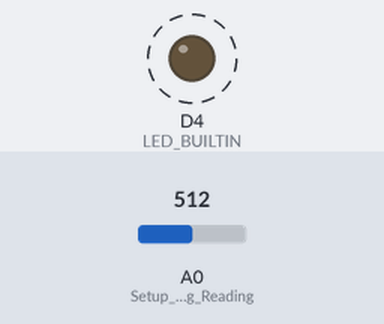
Simulated run of this sketch. Board: ESP8266 (NodeMCU). Parts: output pins drawn as LEDs (lit = HIGH, except the on-board LED, lit = LOW). Dashed ring = blinking. Inputs (shaded band) come from the test bench; at power-on: A0 (Setup_for_Analog_Reading) = 512. WiFi joins after 1.5 s; servers stay silent unless stated; no MQTT or app messages arrive unless stated; what the sketch prints to the serial monitor is not drawn.

Above: at 1.58 s.
Timing chart, 0 to 4.6 s (numbered marks = the images above):
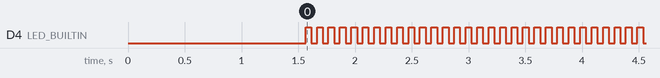

Measured:
- by itself, D4 (LED_BUILTIN): alternates HIGH for 0.05 s and LOW for 0.05 s

The sketch:

Mosquitto_esp8266_NodeRED_AWS_With_ECG_Only_10_Aug_2018.ino
```cpp
/*****

 All the resources for this project:
 http://randomnerdtutorials.com/

*****/

/*THIS IS THE FIRST WORKING PROJECT CREATED BY XI MENG that real-time upload sensor data to the cloud*/

#include <ESP8266WiFi.h>
#include <PubSubClient.h>
#include <Wire.h>
#include <mlx90615.h>


MLX90615 mlx = MLX90615();
int i = 0;
float tempAvg = 0.0;
float calibratedTemp = 0.0;
float tempSum = 0.0;
float tempArray[8] = {};
float arrayDiff = 0.0;
float largestDiff = 0.0;


// Change the credentials below, so your ESP8266 connects to your router
const char* ssid = "SimonMiix320";
const char* password = "82517802";

// Change the variable to your Raspberry Pi IP address, so it connects to your MQTT broker
const char* mqttServer = "13.229.143.144";  //127.0.0.1 is the localhost
const int mqttPort = 1883;
//const char* mqttServer = "m10.cloudmqtt.com";
//const int mqttPort = 18647;
//const char* mqttUser = "xjerpjsc";          //use to access the mqtt account
//const char* mqttPassword = "Fg5cFpOtwf2F";  //^^^^^^^^^^^^^^^^^^^^^^^^^^^
WiFiClient espClient;
PubSubClient client(espClient);

// Initializes the espClient. You should change the espClient name if you have multiple ESPs running in your home automation system
//WiFiClient XDMespClient;
//PubSubClient client(XDMespClient);


// Don't change the function below. This functions connects your ESP8266 to your router
void setup_wifi() {
  delay(10);
  // We start by connecting to a WiFi network
  Serial.println();
  Serial.print("Connecting to ");
  Serial.println(ssid);
  WiFi.begin(ssid, password);
  while (WiFi.status() != WL_CONNECTED) {
    delay(500);
    Serial.print(".");
  }
  Serial.println("");
  Serial.print("WiFi connected - ESP IP address: ");
  Serial.println(WiFi.localIP());
}


//In "Callback" function, ESP listening for command via WIFI
// This functions is executed when some device publishes a message to a topic that your ESP8266 is subscribed to
// Change the function below to add logic to your program, so when a device publishes a message to a topic that
// your ESP8266 is subscribed you can actually do something

void initialise_MQTT() {

  client.setServer(mqttServer, mqttPort);

  while (!client.connected()) {
    Serial.println("Connecting to MQTT...");

    if (client.connect("ESP8266Client")) {
      Serial.println("connected");
      //strip.setPixelColor(0, 0, 255, 0); // Green, means connected to MQTT server
      //strip.show();
    } else {
      Serial.print("failed with state ");
      Serial.print(client.state());
      //strip.setPixelColor(0, 255, 255, 0); // Yellow means MQTT connection issue
      //strip.show();
      delay(2000);
    }
  }
}

//test whether callback works when free!!
//void callback(String topic, byte* message, unsigned int length) {
//  Serial.print("Message arrived on topic: ");
//  Serial.print(topic);
//  Serial.print(". Message: ");
//  String messageTemp;
//
//  for (int i = 0; i < length; i++) {
//    Serial.print((char)message[i]);
//    messageTemp += (char)message[i];
//  }
//  Serial.println();
//
//  // Feel free to add more if statements to control more GPIOs with MQTT
//
//  // If a message is received on the topic room/lamp, you check if the message is either on or off. Turns the lamp GPIO according to the message
//  if(topic=="room/lamp"){
//      Serial.print("Changing Room lamp to ");
//      if(messageTemp == "on"){
//        digitalWrite(lamp, HIGH);
//        Serial.print("On");
//      }
//      else if(messageTemp == "off"){
//        digitalWrite(lamp, LOW);
//        Serial.print("Off");
//      }
//  }
//  Serial.println();
//}


// This functions reconnects your ESP8266 to your MQTT broker
// Change the function below if you want to subscribe to more topics with your ESP8266
void reconnect() {
  client.setServer(mqttServer, mqttPort);
  // Loop until we're reconnected
  while (!client.connected()) {
    Serial.print("Attempting MQTT connection...");
    // Attempt to connect
    /*
     YOU MIGHT NEED TO CHANGE THIS LINE, IF YOU'RE HAVING PROBLEMS WITH MQTT MULTIPLE CONNECTIONS
     To change the ESP device ID, you will have to give a new name to the ESP8266.
     Here's how it looks:
       if (client.connect("ESP8266Client")) {
     You can do it like this:
       if (client.connect("ESP1_Office")) {
     Then, for the other ESP:
       if (client.connect("ESP2_Garage")) {
      That should solve your MQTT multiple connections problem
    */
    if (client.connect("ESP8266Client")) {
      Serial.println("connected");
      // Subscribe or resubscribe to a topic
      // You can subscribe to more topics (to control more LEDs in this example)
      client.subscribe("room/lamp");
    } else {
      Serial.print("failed, rc=");
      Serial.print(client.state());
      Serial.println(" try again in 5 seconds");
      // Wait 5 seconds before retrying
      delay(5000);
    }
  }
}


// The setup function sets your ESP GPIOs to Outputs, starts the serial communication at a baud rate of 115200
// Sets your mqtt broker and sets the callback function
// The callback function is what receives messages and actually controls the LEDs
void setup() {
  Serial.begin(115200);
  setup_wifi();
  initialise_MQTT();
  pinMode(LED_BUILTIN, OUTPUT);
  Wire.begin(D1, D2); /* join i2c bus with SDA=D1 and SCL=D2 of NodeMCU */
  pinMode(D5, INPUT); // Setup for leads off detection LO +
  pinMode(D6, INPUT); // Setup for leads off detection LO -
  pinMode(A0, INPUT); // Setup for Analog Reading from pin A0

  //client.setServer(mqtt_server, 1883);
  //client.setCallback(callback);
}


double ecg;

void loop() {

  if (!client.connected()) {
    reconnect();
  }

  if(!client.loop())
    client.connect("ESP8266Client");


//
//   //ECG Sensor reading data from Analog 1 pin
//  if((digitalRead(5) == 1)||(digitalRead(6) == 1)){
//    Serial.println('!');
//  }
//  else{
//    ecg = analogRead(A0);
//    // send the value of analog input A0:
//      Serial.println(analogRead(ecg));
//  }

  ecg = analogRead(A0);
  //send the value of analog input A0:
  Serial.println(ecg);

  char ecgbuffer[7];
  dtostrf(ecg,6,0,ecgbuffer);

  // Publishes ECG value
  //PUBLISHING!!
  client.publish("wearable/ecg", ecgbuffer);

  digitalWrite(LED_BUILTIN,HIGH);
  delay(50);
  digitalWrite(LED_BUILTIN,LOW);
  delay(50);

//  tempArray[i] = mlx.get_object_temp();
//  tempSum = 0.0;
//  tempAvg = 0.0;
//  calibratedTemp = 0.0;
//  largestDiff = 0.0;
//
//
//  for (int x = 0; x < 8; x++)
//  {
//    for (int y = x + 1; y < 8; y++)
//    {
//      arrayDiff = abs(tempArray[x] - tempArray[y]);
//      if (arrayDiff > largestDiff)
//      {
//        largestDiff = arrayDiff;
//      }
//    }
//  }
//
//  if (largestDiff <= 0.2)
//  {
//    for (int k = 0; k < 8; k++)
//    {
//      tempSum += tempArray[k];
//    }
//
//     tempAvg = tempSum / 8;
//     Serial.print("T: ");
//     Serial.println(String(tempAvg,1));//tempAvg is the value(float), the 1 behind mean 1 decimal place
//  }
//
//    char tempbuffer[7];//A buffer that store the location of each character in the String
//    dtostrf(tempAvg, 6, 1, tempbuffer);//Convert Float to String, tempAvg store data, 6 is the width(how many bytes), 1 is precision(how many decimal place), tempbuffer is a pointer
//
//    i++;
//    if (i == 8)
//    i %= 8;
//
//    digitalWrite(LED_BUILTIN,HIGH);
//    delay(50);
//    digitalWrite(LED_BUILTIN,LOW);
//    delay(50);
//
//    // Publishes Temperature value
//    //PUBLISHING!!
//    client.publish("wearable/temp", tempbuffer);
}
```
